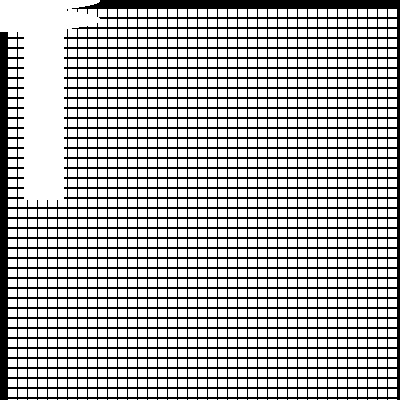
Frame 1 (no input)
Frame 60 (the mouse pressed at the canvas centre just before this capture): identical to frame 1, image omitted
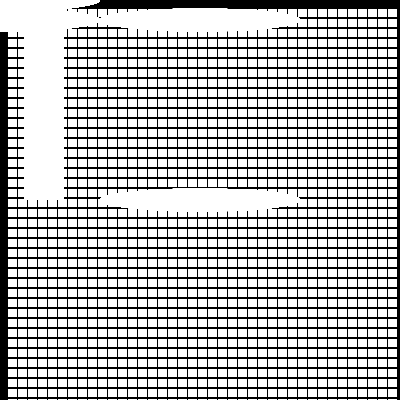
Frame 120 (the mouse held since frame 60 and released just before this capture)

The Processing sketch that drew these frames (run headless with seeded random() and noise(); from frame 60 on, the mouse is pressed at the canvas centre):

// Processing sketch: processing_138077
// ── processing_138077.pde

float y = 100;
float scale;

void setup() {

size(400, 400); 
background(0); 
noStroke(); 
  scale = width/50;
   




}

void draw() { 
int a = 10;
for (int x = a; x <= width - a; x += a) {
  for (int y = a; y <= height - 2+a; y += a) {
    noStroke();
    fill(255);
    rect(x-2, y-1, 9, 8);
  line(0, y, width, y);  
    line(0, y+0.3, width, y-3);  
 
  }
  {
  
  for (int i = 3; i < scale; i++) {
    fill(millis()*((i+0.1) * height/2 ));
    rect(i*scale, 0, scale, height/2);
    ellipse(mouseX,20,200,23);
    ellipse(mouseX,mouseY,200,23);
    
   
  }

  

 

}
}
}
